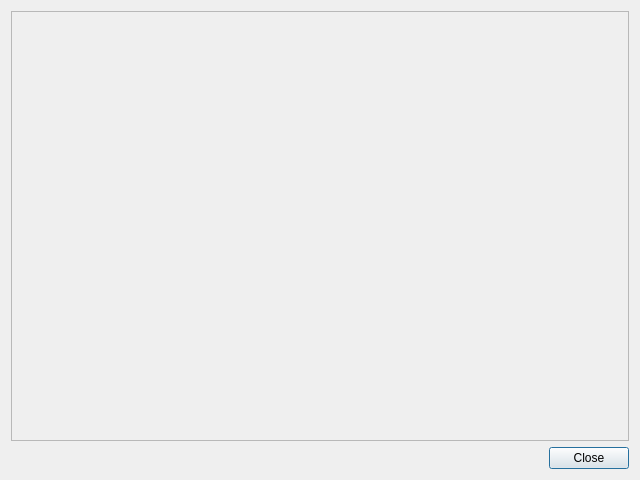
<?xml version="1.0" encoding="UTF-8"?>
<ui version="4.0">
 <class>CFirstModelSetDialog</class>
 <widget class="QDialog" name="CFirstModelSetDialog">
  <property name="geometry">
   <rect>
    <x>0</x>
    <y>0</y>
    <width>640</width>
    <height>480</height>
   </rect>
  </property>
  <property name="windowTitle">
   <string>First model set</string>
  </property>
  <layout class="QVBoxLayout" name="vl_FirstModelSet">
   <item>
    <widget class="swift::gui::components::CFirstModelSetComponent" name="comp_FirstModelSet">
     <property name="frameShape">
      <enum>QFrame::StyledPanel</enum>
     </property>
     <property name="frameShadow">
      <enum>QFrame::Raised</enum>
     </property>
    </widget>
   </item>
   <item>
    <widget class="QDialogButtonBox" name="bb_FirstModelSetDialog">
     <property name="orientation">
      <enum>Qt::Horizontal</enum>
     </property>
     <property name="standardButtons">
      <set>QDialogButtonBox::Close</set>
     </property>
    </widget>
   </item>
  </layout>
 </widget>
 <customwidgets>
  <customwidget>
   <class>swift::gui::components::CFirstModelSetComponent</class>
   <extends>QFrame</extends>
   <header>gui/components/firstmodelsetcomponent.h</header>
   <container>1</container>
  </customwidget>
 </customwidgets>
 <resources/>
 <connections>
  <connection>
   <sender>bb_FirstModelSetDialog</sender>
   <signal>accepted()</signal>
   <receiver>CFirstModelSetDialog</receiver>
   <slot>accept()</slot>
   <hints>
    <hint type="sourcelabel">
     <x>248</x>
     <y>254</y>
    </hint>
    <hint type="destinationlabel">
     <x>157</x>
     <y>274</y>
    </hint>
   </hints>
  </connection>
  <connection>
   <sender>bb_FirstModelSetDialog</sender>
   <signal>rejected()</signal>
   <receiver>CFirstModelSetDialog</receiver>
   <slot>reject()</slot>
   <hints>
    <hint type="sourcelabel">
     <x>316</x>
     <y>260</y>
    </hint>
    <hint type="destinationlabel">
     <x>286</x>
     <y>274</y>
    </hint>
   </hints>
  </connection>
 </connections>
</ui>
